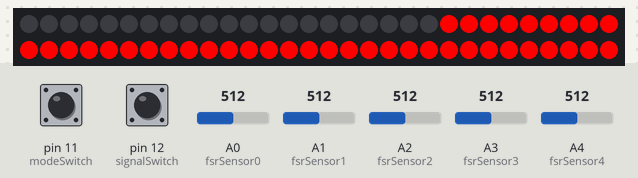
Simulated run of this sketch. Board: Arduino Uno, built with avr-gcc and run on an emulated ATmega328P. Shown: 60 RGB LEDs in strip order, left to right, continuing on the next row. The inputs (shaded band) are chosen by the test bench; at power-on: pin 12 (signalSwitch) HIGH, pin 11 (modeSwitch) HIGH, A0 (fsrSensor0) = 512, A1 (fsrSensor1) = 512, A2 (fsrSensor2) = 512, A3 (fsrSensor3) = 512, A4 (fsrSensor4) = 512. The audio player accepts every command and is not drawn; what the sketch prints to the serial monitor is not drawn.

Above: at 14.4 s.
14.5 s: pin 12 (signalSwitch) pulled LOW for 3 s
At 19.54 s:
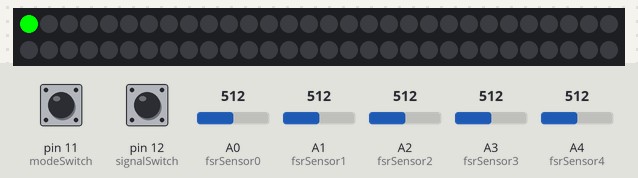
21.7 s: pin 11 (modeSwitch) pulled LOW for 3 s
At 25.51 s:
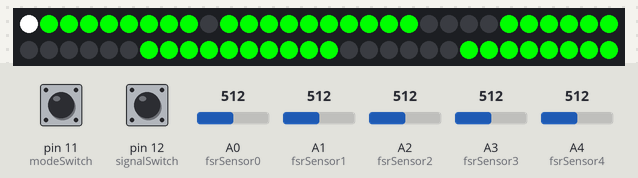
28.9 s: pin 12 (signalSwitch) pulled LOW for 3 s
At 36.6 s:
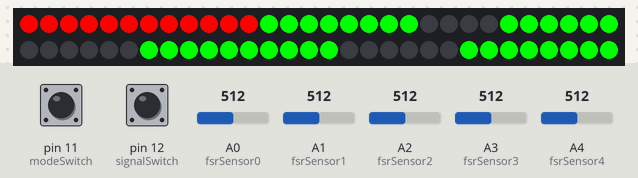

The sketch:

Final_CultureArt_ICT.ino
```cpp
// 네오픽셀 관련 라이브러리 선언 //
#include <Adafruit_NeoPixel.h>
//  MP3 관련 라이브러리 선언 //
#include <SoftwareSerial.h>
#include <DFPlayer_Mini_Mp3.h>

#ifdef __AVR__
#include <avr/power.h>
#endif

// LED 선언 //
#define LED_PIN    13 // 네오픽셀 13번 핀에 연결
#define LED_COUNT 60 // 네오픽셀의 총 갯수는 60개
SoftwareSerial mySerial(6, 7); // mp3 모듈 관련 가상핀 6,7번 선언

// 압력센서 5개 선언
int fsrSensor0 = A0; // 1번 압력센서 A0에 연결
int fsrSensor1 = A1; // 2번 압력센서 A1에 연결
int fsrSensor2 = A2; // 3번 압력센서 A2에 연결
int fsrSensor3 = A3; // 4번 압력센서 A3에 연결
int fsrSensor4 = A4; // 5번 압력센서 A4에 연결
int count = 0; // 보행자가 얼마나 건넜는지 확인하는 변수

// 들어온 발판을 끌때 해당 발판이 밟인 적이 있는지 확인하는 flag
// flag로 확인하지 않으면 발판을 밟지 않음에도 (0,0,0)으로 초기화가 되어 반응 속도 저하 문제 발생
int fsrFlag0 = 0;
int fsrFlag1 = 0;
int fsrFlag2 = 0;
int fsrFlag3 = 0;
int fsrFlag4 = 0;

// 모드 변경을 위한 택트 스위치 관련 변수
int modeSwitch = 11;  // 택트 스위치는 12번 디지털 핀에 들어감
int modeState = HIGH; // 올라온 상태
int modePrevious = LOW; // 이전 상태
int modeRead; // 택트 스위치 디지털 신호를 읽어서 변환
int modeFlag = 0; // 택트 스위치의 변화에 따라 모드 전환을 위한 플래그

// 신호등 상태 변경을 위한 택트 스위치 관련 변수
int signalSwitch = 12;  // 택트 스위치는 12번 디지털 핀에 들어감
int signalState = HIGH; // 올라온 상태
int signalPrevious = LOW; // 이전 상태
int signalRead; // 택트 스위치 디지털 신호를 읽어서 변환
int signalFlag = 0; // 신호등 상태 1은 빨간불, 0은 초록불

Adafruit_NeoPixel strip(LED_COUNT, LED_PIN, NEO_GRB + NEO_KHZ800); // 네오픽셀 정의

void setup() {
#if defined(__AVR_ATtiny85__) && (F_CPU == 16000000)
  clock_prescale_set(clock_div_1);
#endif

  // 네오픽셀 시작 //
  strip.begin();
  strip.show();
  strip.setBrightness(255); // 밝기 최대 설정

  // 시리얼 포트 9600번 선언 //
  Serial.begin(9600);

  // 택트 스위치 선언 //
  pinMode(modeSwitch, INPUT_PULLUP);
  pinMode(signalSwitch, INPUT_PULLUP);

  mySerial.begin (9600);
  mp3_set_serial (mySerial);  //가상 시리얼 포트 선언
  mp3_set_volume (30); // 볼륨 30
  mp3_set_EQ(5); // eq 3
}


void loop() {

  // 모드 택트 스위치 상태 확인 //
  modeRead = digitalRead(modeSwitch);
  if (modeRead == HIGH && modePrevious == LOW)
  {
    if (modeState == HIGH)
      modeState = LOW;
    else
      modeState = HIGH;

    // 모드 변경 시 시각적으로 확인하기 위해 white color wipe
    colorWipe(strip.Color(255,   255,   255), 0, 60);
    colorOff(strip.Color(0,   0,   0), 0, 60);
    count = 0;

    if (modeFlag == 1)
    {
      modeFlag = 0; // 초록불로 변경 후 만일 모드가 3~5세 모드라면 안내 멘트 출력
      count = 0; // 보행자가 얼마나 횡단보도를 건넜는지 확인하는 변수 초기화
      Serial.println("3~5세 모드로 변경합니다.");
    }
    else
    {
      colorWipe(strip.Color(255,   255,   255), 0, 60);
      colorOff(strip.Color(0,   0,   0), 0, 60);
      modeFlag = 1;
      Serial.println("6~7세 모드로 변경합니다.");
    }
  }
  modePrevious = modeRead;

  // 신호등 택트 스위치 상태 확인 //
  signalRead = digitalRead(signalSwitch);
  if (signalRead == HIGH && signalPrevious == LOW)
  {
    if (signalState == HIGH)
      signalState = LOW;
    else
      signalState = HIGH;

    if (signalFlag == 1)
    {
      // 초록불로 변경 시 green color wipe
      colorWipe(strip.Color(0,   255,   0), 0, 60);
      colorOff(strip.Color(0,   0,   0), 0, 60);
      signalFlag = 0;
      count = 0;
      Serial.println("신호등 상태를 초록불로 변경합니다.");
      if (modeFlag == 0)
      {
        mp3_play (2); // 2번 멈춘다~
        mp3_stop();
        delay(15000);
      }

    }
    else
    {
      // 빨간불로 변경 시 red color wipe
      colorWipe(strip.Color(255,   0,   0), 0, 60);
      colorOff(strip.Color(0,   0,   0), 0, 60);
      signalFlag = 1;
      Serial.println("신호등 상태를 빨간불로 변경합니다.");
    }
  }
  signalPrevious = signalRead;

  int fsr0 = analogRead(fsrSensor0); // A0로 부터 아날로그 신호를 읽고 이를 fsr0에 저장
  int transFsr0 = map(fsr0, 0, 1024, 0, 255); // maapping 실시

  int fsr1 = analogRead(fsrSensor1); // A1로 부터 아날로그 신호를 읽고 이를 fsr1에 저장
  int transFsr1 = map(fsr1, 0, 1024, 0, 255); // maapping 실시

  int fsr2 = analogRead(fsrSensor2); // A2로 부터 아날로그 신호를 읽고 이를 fsr2에 저장
  int transFsr2 = map(fsr2, 0, 1024, 0, 255); // maapping 실시

  int fsr3 = analogRead(fsrSensor3); // A3로 부터 아날로그 신호를 읽고 이를 fsr3에 저장
  int transFsr3 = map(fsr3, 0, 1024, 0, 255); // maapping 실시

  int fsr4 = analogRead(fsrSensor4); // A4로 부터 아날로그 신호를 읽고 이를 fsr4에 저장
  int transFsr4 = map(fsr4, 0, 1024, 0, 255); // maapping 실시

  // 신호등 상태가 빨간불인 상태에 진입하게 되면 전체 red wipe 들어오기
  if (signalFlag == 1 && (transFsr0 > 20 || transFsr1 > 20 ||
                          transFsr2 > 20 || transFsr3 > 20 || transFsr4 > 20))
  {
    warningWipe(strip.Color(255,   0,   0), 0, 60);
    colorOff(strip.Color(0,   0,   0), 0, 60);
  }

  // 신호등 상태가 초록불이라면 정상적으로 진행
  else {

    // transFsr4 (A4)에 압력 센서가 감지되면
    if (transFsr4 > 20)
    {
      fsrFlag4 = 1;
      colorWipe(strip.Color(0,   255,   0), 0, 9); // 0~9번 led On
      if (modeFlag == 0)
      {
        count ++;
        mp3_play (3);
        mp3_stop();
        delay(1000);
      }
    }
    else
    {
      if (fsrFlag4 == 1)
      {
        colorOff(strip.Color(0,   0,   0), 0, 9);
        fsrFlag4 = 0;
      }
    }


    // transFsr3 (A3)에 압력 센서가 감지되면
    if (transFsr3 > 20)
    {
      fsrFlag3 = 1;
      colorWipe(strip.Color(0,   255,   0), 10, 20); // 10~20번 led On
      if (modeFlag == 0)
      {
        count ++;
        mp3_play (4);
        mp3_stop();
        delay(1000);
      }
    }
    else
    {
      if (fsrFlag3 == 1)
      {

        colorOff(strip.Color(0,   0,   0), 10, 20);
        fsrFlag3 = 0;
      }

    }


    // transFsr1 (A1)에 압력 센서가 감지되면
    if (transFsr1 > 20)
    {
      fsrFlag1 = 1;
      colorWipe(strip.Color(0,   255,   0), 24, 30); // 24~30번 led On
      if (modeFlag == 0)
      {
        count ++;
        mp3_play (6);
        mp3_stop();
        delay(1000);
      }
    }
    else
    {
      if (fsrFlag1 == 1)
      {
        colorOff(strip.Color(0,   0,   0), 24, 30);
        fsrFlag1 = 0;
      }

    }


    // transFsr0 (A0)에 압력 센서가 감지되면
    if (transFsr0 > 20)
    {
      fsrFlag0 = 1;
      colorWipe(strip.Color(0,   255,   0), 36, 46); // 36~46번 led On
      if (modeFlag == 0)
      {
        count ++;
        mp3_play (7);
        mp3_stop();
        delay(1000);
      }
    }
    else
    {
      if (fsrFlag0 == 1)
      {
        colorOff(strip.Color(0,   0,   0), 36, 46);
        fsrFlag0 = 0;
      }

    }


    // transFsr2 (A2)에 압력 센서가 감지되면
    if (transFsr2 > 20)
    {
      fsrFlag2 = 1;
      colorWipe(strip.Color(0,   255,   0), 52, 60); // 52~60번 led On
      if (modeFlag == 0)
      {
        count ++;
        mp3_play (5);
        mp3_stop();
        delay(1000);
      }
    }
    else
    {
      if (fsrFlag2 == 1)
      {
        colorOff(strip.Color(0,   0,   0), 50, 60);
        fsrFlag2 = 0;
      }
    }


  }

  // 보행자가 모든 블럭을 밟았는지 확인
  if (count >= 5)
  {
    delay(1000);
    mp3_play(8);
    mp3_stop();
    count = 0;
  }

/*
 * 전시를 위해 색상 루프
      colorWipe(strip.Color(0,   255,   0), 0, 60);
      colorOff(strip.Color(0,   0,   0), 0, 60);
      colorWipe(strip.Color(255,   0,   0), 0, 60);
      colorOff(strip.Color(0,   0,   0), 0, 60);
*/
}

// LED on 관련 함수, 색 정보, 시작점과 끝점을 입력받는다.
void colorWipe(uint32_t color, int startPoint, int endPoint) {

  for (int i = startPoint; i < endPoint; i++) {
    strip.setPixelColor(i, color);
    strip.show();
    delay(25);
  }

}

// 신호등 상태가 빨간불일때 횡단보도 진입 시 나오는 효과
void warningWipe(uint32_t color, int startPoint, int endPoint) {

  for (int i = startPoint; i < endPoint; i++) {
    strip.setPixelColor(i, color);
    strip.show();
    delay(5);
  }

  for (int i = startPoint; i < endPoint; i++) {
    strip.setPixelColor(i, 0);
    strip.show();
    delay(5);
  }

}

// led off 관련
void colorOff(uint32_t color, int startPoint, int endPoint) {

  for (int i = startPoint; i < endPoint; i++) {
    strip.setPixelColor(i, 0);
    strip.show();
    delay(30);
  }

}
```

Measured:
- after the input at 14.5 s, the LEDs: first differ from a run without the input after 4.9 s (image 1)
- after the input at 21.7 s, the LEDs: first differ from a run without the input after 3.7 s (image 2)
- after the input at 28.9 s, the LEDs: first differ from a run without the input after 7.3 s (image 3 shows a later state)
